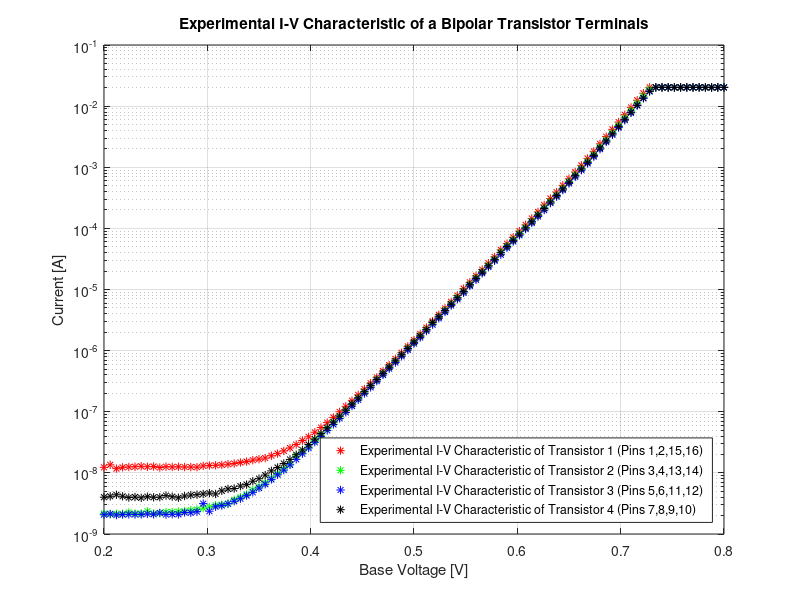
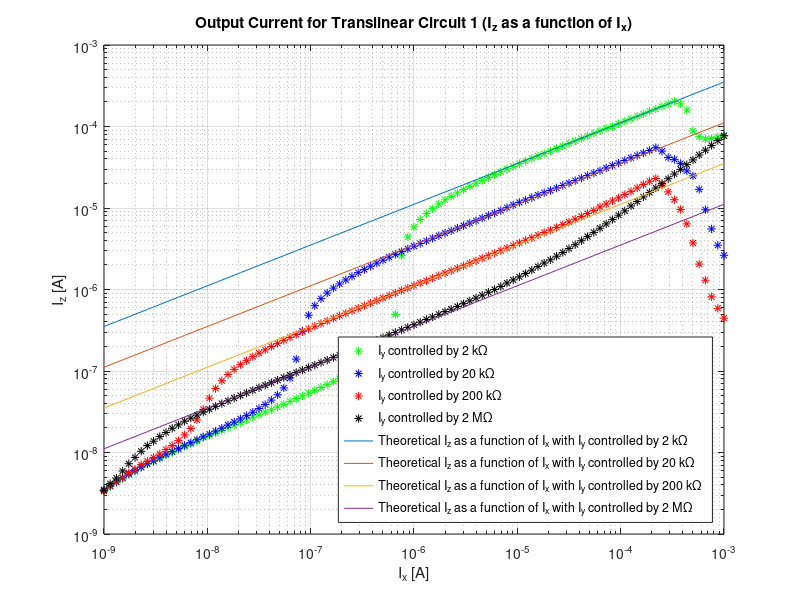
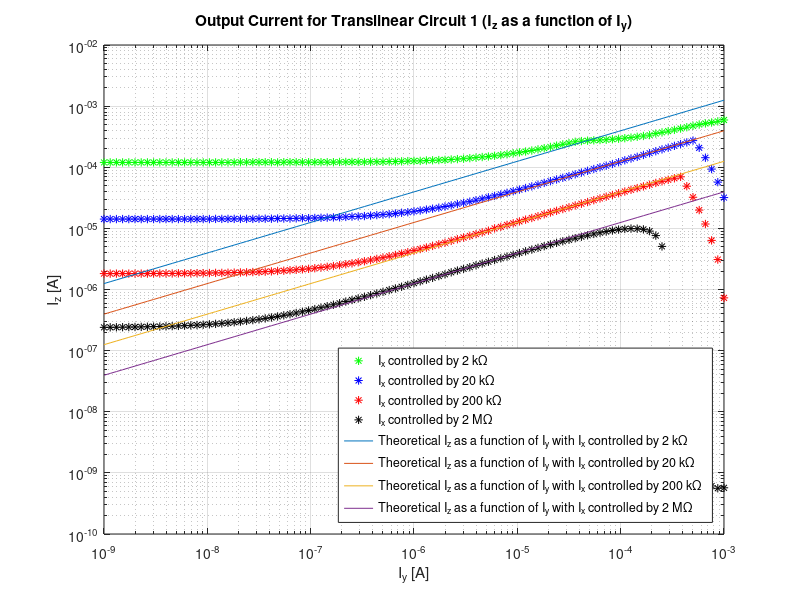
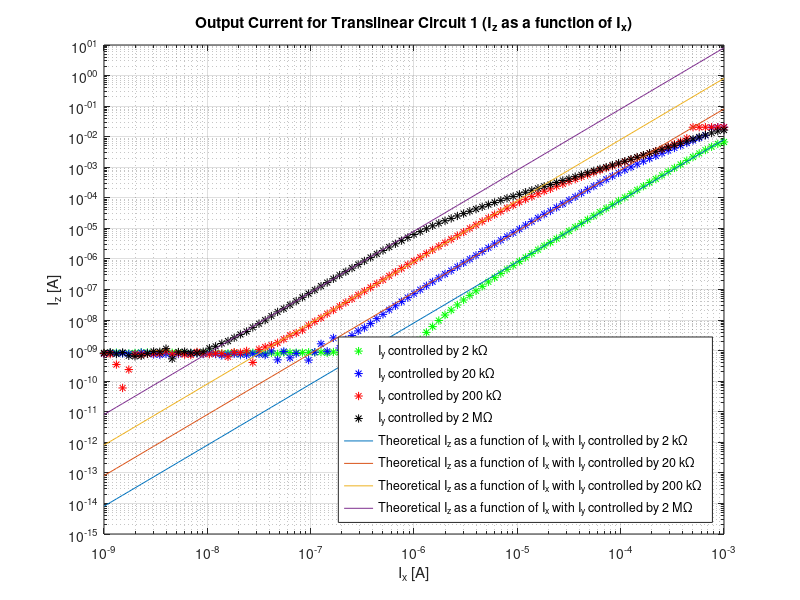

Write MATLAB code to recreate these figures, in order. (Note: this script raises an error after producing the figures.)
%% Experiment 1
Exp_Q1 = load('Exp1_Q1.mat');
Exp_Q1.I_b = fliplr(Exp_Q1.I_b);
%Exp_Q1.Ib = Exp_Q1.Ib + 1.350e-09;
Exp_Q1.I_e = (-1)*fliplr(Exp_Q1.I_e);
Exp_Q1.V_b = fliplr(Exp_Q1.V_in);
Exp_Q1.I_c = Exp_Q1.I_e - Exp_Q1.I_b;

Exp_Q2 = load('Exp1_Q2.mat');
Exp_Q2.I_b = fliplr(Exp_Q2.I_b);
%Exp_Q1.Ib = Exp_Q1.Ib + 1.350e-09;
Exp_Q2.I_e = (-1)*fliplr(Exp_Q2.I_e);
Exp_Q2.V_b = fliplr(Exp_Q2.V_in);
Exp_Q2.I_c = Exp_Q2.I_e - Exp_Q2.I_b;

Exp_Q3 = load('Exp1_Q3.mat');
Exp_Q3.I_b = fliplr(Exp_Q3.I_b);
%Exp_Q1.Ib = Exp_Q1.Ib + 1.350e-09;
Exp_Q3.I_e = (-1)*fliplr(Exp_Q3.I_e);
Exp_Q3.V_b = fliplr(Exp_Q3.V_in);
Exp_Q3.I_c = Exp_Q3.I_e - Exp_Q3.I_b;

Exp_Q4 = load('Exp1_Q4.mat');
Exp_Q4.I_b = fliplr(Exp_Q4.I_b);
%Exp_Q1.Ib = Exp_Q1.Ib + 1.350e-09;
Exp_Q4.I_e = (-1)*fliplr(Exp_Q4.I_e);
Exp_Q4.V_b = fliplr(Exp_Q4.V_in);
Exp_Q4.I_c = Exp_Q4.I_e - Exp_Q4.I_b;

figure
semilogy(Exp_Q1.V_b,Exp_Q1.I_c,'r*')
hold on
semilogy(Exp_Q2.V_b,Exp_Q2.I_c,'g*')
semilogy(Exp_Q3.V_b,Exp_Q3.I_c,'b*')
semilogy(Exp_Q4.V_b,Exp_Q4.I_c,'k*')
%semilogy(Experiment_1.Vb,Experiment_1.Ib,'m*')
%semilogy(Experiment_1.Vb,Theoretical_1.Ic,'r-')
%semilogy(Experiment_1.Vb,Theoretical_1.Ib,'g-')
title('Experimental I-V Characteristic of a Bipolar Transistor Terminals')
xlabel('Base Voltage [V]')
ylabel('Current [A]')
legend('Experimental I-V Characteristic of Transistor 1 (Pins 1,2,15,16)',...
    'Experimental I-V Characteristic of Transistor 2 (Pins 3,4,13,14)',...
    'Experimental I-V Characteristic of Transistor 3 (Pins 5,6,11,12)',...
    'Experimental I-V Characteristic of Transistor 4 (Pins 7,8,9,10)',...
    'Location','Southeast')
grid on
hold off

%% Experiment 2
% Part A
Exp_2a_2k = load('Exp_2a_2k.mat');
Exp_2a_2k.Ix = fliplr(Exp_2a_2k.Ix);
%Exp_Q1.Ib = Exp_Q1.Ib + 1.350e-09;
Exp_2a_2k.Iz = (-1)*fliplr(Exp_2a_2k.Iz);
Exp_2a_2k.Vx = fliplr(Exp_2a_2k.Vx);
%Exp_Q4.I_c = Exp_Q4.I_e - Exp_Q4.I_b;

Exp_2a_20k = load('Exp_2a_20k.mat');
Exp_2a_20k.Ix = fliplr(Exp_2a_20k.Ix);
%Exp_Q1.Ib = Exp_Q1.Ib + 1.350e-09;
Exp_2a_20k.Iz = (-1)*fliplr(Exp_2a_20k.Iz);
Exp_2a_20k.Vx = fliplr(Exp_2a_20k.Vx);
%Exp_Q4.I_c = Exp_Q4.I_e - Exp_Q4.I_b;

Exp_2a_200k = load('Exp_2a_200k.mat');
Exp_2a_200k.Ix = fliplr(Exp_2a_200k.Ix);
%Exp_Q1.Ib = Exp_Q1.Ib + 1.350e-09;
Exp_2a_200k.Iz = (-1)*fliplr(Exp_2a_200k.Iz);
Exp_2a_200k.Vx = fliplr(Exp_2a_200k.Vx);
%Exp_Q4.I_c = Exp_Q4.I_e - Exp_Q4.I_b;

Exp_2a_2M = load('Exp_2a_2M-2.mat');
Exp_2a_2M.Ix = fliplr(Exp_2a_2M.Ix);
%Exp_Q1.Ib = Exp_Q1.Ib + 1.350e-09;
Exp_2a_2M.Iz = (-1)*fliplr(Exp_2a_2M.Iz);
Exp_2a_2M.Vx = fliplr(Exp_2a_2M.Vx);
%Exp_Q4.I_c = Exp_Q4.I_e - Exp_Q4.I_b;

% THEORETICAL
V_div = 0.247;
Iy_2k = V_div/2000;
Iy_20k = V_div/20000;
Iy_200k = V_div/200000;
Iy_2M = V_div/2000000;

Iz_2k_theo = sqrt(Exp_2a_2k.Ix*Iy_2k);
Iz_20k_theo = sqrt(Exp_2a_20k.Ix*Iy_20k);
Iz_200k_theo = sqrt(Exp_2a_200k.Ix*Iy_200k);
Iz_2M_theo = sqrt(Exp_2a_2M.Ix*Iy_2M);

figure
loglog(Exp_2a_2k.Ix,Exp_2a_2k.Iz,'g*')
hold on
loglog(Exp_2a_20k.Ix,Exp_2a_20k.Iz,'b*')
loglog(Exp_2a_200k.Ix,Exp_2a_200k.Iz,'r*')
loglog(Exp_2a_2M.Ix,Exp_2a_2M.Iz,'k*')
loglog(Exp_2a_2k.Ix,Iz_2k_theo)
loglog(Exp_2a_20k.Ix,Iz_20k_theo)
loglog(Exp_2a_200k.Ix,Iz_200k_theo)
loglog(Exp_2a_2M.Ix,Iz_2M_theo)
title('Output Current for Translinear Circuit 1 (I_{z} as a function of I_{x})')
xlabel('I_{x} [A]')
ylabel('I_{z} [A]')
legend('I_{y} controlled by 2 k\Omega','I_{y} controlled by 20 k\Omega',...
    'I_{y} controlled by 200 k\Omega','I_{y} controlled by 2 M\Omega',...
    'Theoretical I_{z} as a function of I_{x} with I_{y} controlled by 2 k\Omega',...
    'Theoretical I_{z} as a function of I_{x} with I_{y} controlled by 20 k\Omega',...
    'Theoretical I_{z} as a function of I_{x} with I_{y} controlled by 200 k\Omega',...
    'Theoretical I_{z} as a function of I_{x} with I_{y} controlled by 2 M\Omega'...
    ,'Location','Southeast')
grid on
hold off

%%%%%%%%%%%%%%%%%%%%%%%%%%%%%%%%%%%%%%%%%%%%%%%%%%%%%%%%%%%%%%%%%%%%%%%%%%%
% Part B
Exp_2b_2k = load('Exp_2b_2k.mat');
Exp_2b_2k.Iy = (-1)*fliplr(Exp_2b_2k.Iy);
%Exp_Q1.Ib = Exp_Q1.Ib + 1.350e-09;
Exp_2b_2k.Iz = (-1)*fliplr(Exp_2b_2k.Iz);
Exp_2b_2k.Vy = fliplr(Exp_2b_2k.Vy);
%Exp_Q4.I_c = Exp_Q4.I_e - Exp_Q4.I_b;

Exp_2b_20k = load('Exp_2b_20k.mat');
Exp_2b_20k.Iy = (-1)*fliplr(Exp_2b_20k.Iy);
%Exp_Q1.Ib = Exp_Q1.Ib + 1.350e-09;
Exp_2b_20k.Iz = (-1)*fliplr(Exp_2b_20k.Iz);
Exp_2b_20k.Vy = fliplr(Exp_2b_20k.Vy);
%Exp_Q4.I_c = Exp_Q4.I_e - Exp_Q4.I_b;

Exp_2b_200k = load('Exp_2b_200k.mat');
Exp_2b_200k.Iy = (-1)*fliplr(Exp_2b_200k.Iy);
%Exp_Q1.Ib = Exp_Q1.Ib + 1.350e-09;
Exp_2b_200k.Iz = (-1)*fliplr(Exp_2b_200k.Iz);
Exp_2b_200k.Vy = fliplr(Exp_2b_200k.Vy);
%Exp_Q4.I_c = Exp_Q4.I_e - Exp_Q4.I_b;

Exp_2b_2M = load('Exp_2b_2M.mat');
Exp_2b_2M.Iy = (-1)*fliplr(Exp_2b_2M.Iy);
%Exp_Q1.Ib = Exp_Q1.Ib + 1.350e-09;
Exp_2b_2M.Iz = (-1)*fliplr(Exp_2b_2M.Iz);
Exp_2b_2M.Vy = fliplr(Exp_2b_2M.Vy);
%Exp_Q4.I_c = Exp_Q4.I_e - Exp_Q4.I_b;

% THEORETICAL
V_div = 1.8711;
Ix_2k = (5-V_div)/2000;
Ix_20k = (5-V_div)/20000;
Ix_200k = (5-V_div)/200000;
Ix_2M = (5-V_div)/2000000;

Iz_2k_theo = sqrt(Exp_2b_2k.Iy*Ix_2k);
Iz_20k_theo = sqrt(Exp_2b_20k.Iy*Ix_20k);
Iz_200k_theo = sqrt(Exp_2b_200k.Iy*Ix_200k);
Iz_2M_theo = sqrt(Exp_2b_2M.Iy*Ix_2M);

figure
loglog(Exp_2b_2k.Iy,Exp_2b_2k.Iz,'g*')
hold on
loglog(Exp_2b_20k.Iy,Exp_2b_20k.Iz,'b*')
loglog(Exp_2b_200k.Iy,Exp_2b_200k.Iz,'r*')
loglog(Exp_2b_2M.Iy,Exp_2b_2M.Iz,'k*')
loglog(Exp_2b_2k.Iy,Iz_2k_theo)
loglog(Exp_2b_20k.Iy,Iz_20k_theo)
loglog(Exp_2b_200k.Iy,Iz_200k_theo)
loglog(Exp_2b_2M.Iy,Iz_2M_theo)
title('Output Current for Translinear Circuit 1 (I_{z} as a function of I_{y})')
xlabel('I_{y} [A]')
ylabel('I_{z} [A]')
legend('I_{x} controlled by 2 k\Omega','I_{x} controlled by 20 k\Omega',...
    'I_{x} controlled by 200 k\Omega','I_{x} controlled by 2 M\Omega',...
    'Theoretical I_{z} as a function of I_{y} with I_{x} controlled by 2 k\Omega',...
    'Theoretical I_{z} as a function of I_{y} with I_{x} controlled by 20 k\Omega',...
    'Theoretical I_{z} as a function of I_{y} with I_{x} controlled by 200 k\Omega',...
    'Theoretical I_{z} as a function of I_{y} with I_{x} controlled by 2 M\Omega'...
    ,'Location','Southeast')
grid on
hold off


%% Experiment 3
% Part A
Exp_3a_2k = load('Exp_3a_2k.mat');
Exp_3a_2k.Ix = fliplr(Exp_3a_2k.Ix);
%Exp_Q1.Ib = Exp_Q1.Ib + 1.350e-09;
Exp_3a_2k.Iz = (-1)*fliplr(Exp_3a_2k.Iz);
Exp_3a_2k.Vx = fliplr(Exp_3a_2k.Vx);
%Exp_Q4.I_c = Exp_Q4.I_e - Exp_Q4.I_b;

Exp_3a_20k = load('Exp_3a_20k.mat');
Exp_3a_20k.Ix = fliplr(Exp_3a_20k.Ix);
%Exp_Q1.Ib = Exp_Q1.Ib + 1.350e-09;
Exp_3a_20k.Iz = (-1)*fliplr(Exp_3a_20k.Iz);
Exp_3a_20k.Vx = fliplr(Exp_3a_20k.Vx);
%Exp_Q4.I_c = Exp_Q4.I_e - Exp_Q4.I_b;

Exp_3a_200k = load('Exp_3a_200k.mat');
Exp_3a_200k.Ix = fliplr(Exp_3a_200k.Ix);
%Exp_Q1.Ib = Exp_Q1.Ib + 1.350e-09;
Exp_3a_200k.Iz = (-1)*fliplr(Exp_3a_200k.Iz);
Exp_3a_200k.Vx = fliplr(Exp_3a_200k.Vx);
%Exp_Q4.I_c = Exp_Q4.I_e - Exp_Q4.I_b;

Exp_3a_2M = load('Exp_3a_2M.mat');
Exp_3a_2M.Ix = fliplr(Exp_3a_2M.Ix);
%Exp_Q1.Ib = Exp_Q1.Ib + 1.350e-09;
Exp_3a_2M.Iz = (-1)*fliplr(Exp_3a_2M.Iz);
Exp_3a_2M.Vx = fliplr(Exp_3a_2M.Vx);
%Exp_Q4.I_c = Exp_Q4.I_e - Exp_Q4.I_b;

% THEORETICAL
V_div = 0.247;
Iy_2k = V_div/2000;
Iy_20k = V_div/20000;
Iy_200k = V_div/200000;
Iy_2M = V_div/2000000;

Iz_2k_theo = (Exp_3a_2k.Ix.^2)/Iy_2k;
Iz_20k_theo = (Exp_3a_20k.Ix.^2)/Iy_20k;
Iz_200k_theo = (Exp_3a_200k.Ix.^2)/Iy_200k;
Iz_2M_theo = (Exp_3a_2M.Ix.^2)/Iy_2M;

figure
loglog(Exp_3a_2k.Ix,Exp_3a_2k.Iz,'g*')
hold on
loglog(Exp_3a_20k.Ix,Exp_3a_20k.Iz,'b*')
loglog(Exp_3a_200k.Ix,Exp_3a_200k.Iz,'r*')
loglog(Exp_3a_2M.Ix,Exp_3a_2M.Iz,'k*')
loglog(Exp_3a_2k.Ix,Iz_2k_theo)
loglog(Exp_3a_20k.Ix,Iz_20k_theo)
loglog(Exp_3a_200k.Ix,Iz_200k_theo)
loglog(Exp_3a_2M.Ix,Iz_2M_theo)
title('Output Current for Translinear Circuit 1 (I_{z} as a function of I_{x})')
xlabel('I_{x} [A]')
ylabel('I_{z} [A]')
legend('I_{y} controlled by 2 k\Omega','I_{y} controlled by 20 k\Omega',...
    'I_{y} controlled by 200 k\Omega','I_{y} controlled by 2 M\Omega',...
    'Theoretical I_{z} as a function of I_{x} with I_{y} controlled by 2 k\Omega',...
    'Theoretical I_{z} as a function of I_{x} with I_{y} controlled by 20 k\Omega',...
    'Theoretical I_{z} as a function of I_{x} with I_{y} controlled by 200 k\Omega',...
    'Theoretical I_{z} as a function of I_{x} with I_{y} controlled by 2 M\Omega'...
    ,'Location','Southeast')
grid on
hold off

%%%%%%%%%%%%%%%%%%%%%%%%%%%%%%%%%%%%%%%%%%%%%%%%%%%%%%%%%%%%%%%%%%%%%%%%%%%
% Part B
Exp_3b_2k = load('Exp_3b_2k.mat');
Exp_3b_2k.Iy = (-1)*fliplr(Exp_3b_2k.Iy);
%Exp_Q1.Ib = Exp_Q1.Ib + 1.350e-09;
Exp_3b_2k.Iz = (-1)*fliplr(Exp_3b_2k.Iz);
Exp_3b_2k.Vy = fliplr(Exp_3b_2k.Vy);
%Exp_Q4.I_c = Exp_Q4.I_e - Exp_Q4.I_b;

Exp_3b_20k = load('Exp_3b_20k.mat');
Exp_3b_20k.Iy = (-1)*fliplr(Exp_3b_20k.Iy);
%Exp_Q1.Ib = Exp_Q1.Ib + 1.350e-09;
Exp_3b_20k.Iz = (-1)*fliplr(Exp_3b_20k.Iz);
Exp_3b_20k.Vy = fliplr(Exp_3b_20k.Vy);
%Exp_Q4.I_c = Exp_Q4.I_e - Exp_Q4.I_b;

Exp_3b_200k = load('Exp_3b_200k.mat');
Exp_3b_200k.Iy = (-1)*fliplr(Exp_3b_200k.Iy);
%Exp_Q1.Ib = Exp_Q1.Ib + 1.350e-09;
Exp_3b_200k.Iz = (-1)*fliplr(Exp_3b_200k.Iz);
Exp_3b_200k.Vy = fliplr(Exp_3b_200k.Vy);
%Exp_Q4.I_c = Exp_Q4.I_e - Exp_Q4.I_b;

Exp_3b_2M = load('Exp_3b_2M.mat');
Exp_3b_2M.Iy = (-1)*fliplr(Exp_3b_2M.Iy);
%Exp_Q1.Ib = Exp_Q1.Ib + 1.350e-09;
Exp_3b_2M.Iz = (-1)*fliplr(Exp_3b_2M.Iz);
Exp_3b_2M.Vy = fliplr(Exp_3b_2M.Vy);
%Exp_Q4.I_c = Exp_Q4.I_e - Exp_Q4.I_b;

% THEORETICAL
V_div = 1.8711;
Ix_2k = (5-V_div)/2000;
Ix_20k = (5-V_div)/20000;
Ix_200k = (5-V_div)/200000;
Ix_2M = (5-V_div)/2000000;


Iz_2k_theo = ((Ix_2k^2)./Exp_3b_2k.Iy);
Iz_20k_theo = ((Ix_20k^2)./Exp_3b_20k.Iy);
Iz_200k_theo = ((Ix_200k^2)./Exp_3b_200k.Iy);
Iz_2M_theo = ((Ix_2M^2)./Exp_3b_2M.Iy);

figure
loglog(Exp_3b_2k.Iy,Exp_3b_2k.Iz,'g*')
hold on
loglog(Exp_3b_20k.Iy,Exp_3b_20k.Iz,'b*')
loglog(Exp_3b_200k.Iy,Exp_3b_200k.Iz,'r*')
loglog(Exp_3b_2M.Iy,Exp_3b_2M.Iz,'k*')
loglog(Exp_3b_2k.Iy,Iz_2k_theo)
loglog(Exp_3b_20k.Iy,Iz_20k_theo)
loglog(Exp_3b_200k.Iy,Iz_200k_theo)
loglog(Exp_3b_2M.Iy,Iz_2M_theo)
title('Output Current for Translinear Circuit 1 (I_{z} as a function of I_{y})')
xlabel('I_{y} [A]')
ylabel('I_{z} [A]')
legend('I_{x} controlled by 2 k\Omega','I_{x} controlled by 20 k\Omega',...
    'I_{x} controlled by 200 k\Omega','I_{x} controlled by 2 M\Omega',...
    'Theoretical I_{z} as a function of I_{y} with I_{x} controlled by 2 k\Omega',...
    'Theoretical I_{z} as a function of I_{y} with I_{x} controlled by 20 k\Omega',...
    'Theoretical I_{z} as a function of I_{y} with I_{x} controlled by 200 k\Omega',...
    'Theoretical I_{z} as a function of I_{y} with I_{x} controlled by 2 M\Omega'...
    ,'Location','Southoutside')
grid on
hold off